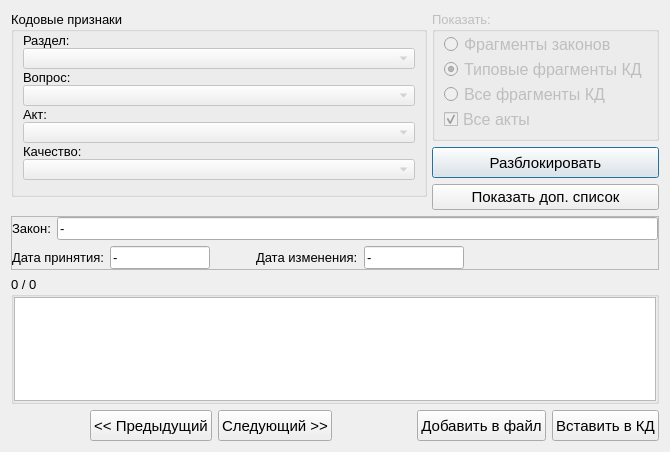
<?xml version="1.0" encoding="UTF-8"?>
<ui version="4.0">
 <class>knowledgebase</class>
 <widget class="QDialog" name="knowledgebase">
  <property name="geometry">
   <rect>
    <x>0</x>
    <y>0</y>
    <width>670</width>
    <height>452</height>
   </rect>
  </property>
  <property name="minimumSize">
   <size>
    <width>670</width>
    <height>0</height>
   </size>
  </property>
  <property name="font">
   <font>
    <pointsize>10</pointsize>
   </font>
  </property>
  <property name="windowTitle">
   <string>База знаний</string>
  </property>
  <layout class="QVBoxLayout" name="verticalLayout_6">
   <item>
    <layout class="QHBoxLayout" name="horizontalLayout_4">
     <item>
      <layout class="QVBoxLayout" name="verticalLayout_2">
       <property name="spacing">
        <number>0</number>
       </property>
       <item>
        <widget class="QGroupBox" name="groupBox">
         <property name="minimumSize">
          <size>
           <width>416</width>
           <height>0</height>
          </size>
         </property>
         <property name="maximumSize">
          <size>
           <width>16777215</width>
           <height>208</height>
          </size>
         </property>
         <property name="font">
          <font>
           <pointsize>10</pointsize>
          </font>
         </property>
         <property name="title">
          <string>Кодовые признаки</string>
         </property>
         <layout class="QGridLayout" name="gridLayout_2">
          <property name="topMargin">
           <number>0</number>
          </property>
          <property name="bottomMargin">
           <number>9</number>
          </property>
          <property name="verticalSpacing">
           <number>0</number>
          </property>
          <item row="2" column="0">
           <widget class="QLabel" name="lb_question">
            <property name="maximumSize">
             <size>
              <width>16777215</width>
              <height>16</height>
             </size>
            </property>
            <property name="text">
             <string>Вопрос:</string>
            </property>
           </widget>
          </item>
          <item row="3" column="0">
           <widget class="QComboBox" name="cmb_question">
            <property name="enabled">
             <bool>false</bool>
            </property>
            <property name="maximumSize">
             <size>
              <width>16777215</width>
              <height>21</height>
             </size>
            </property>
            <property name="editable">
             <bool>false</bool>
            </property>
           </widget>
          </item>
          <item row="6" column="0">
           <widget class="QLabel" name="lb_quality">
            <property name="maximumSize">
             <size>
              <width>16777215</width>
              <height>16</height>
             </size>
            </property>
            <property name="text">
             <string>Качество:</string>
            </property>
           </widget>
          </item>
          <item row="7" column="0">
           <widget class="QComboBox" name="cmb_quality">
            <property name="enabled">
             <bool>false</bool>
            </property>
            <property name="maximumSize">
             <size>
              <width>16777215</width>
              <height>21</height>
             </size>
            </property>
            <property name="editable">
             <bool>false</bool>
            </property>
           </widget>
          </item>
          <item row="5" column="0">
           <widget class="QComboBox" name="cmb_act">
            <property name="enabled">
             <bool>false</bool>
            </property>
            <property name="maximumSize">
             <size>
              <width>16777215</width>
              <height>21</height>
             </size>
            </property>
            <property name="editable">
             <bool>false</bool>
            </property>
           </widget>
          </item>
          <item row="0" column="0">
           <widget class="QLabel" name="lb_razdel">
            <property name="maximumSize">
             <size>
              <width>16777215</width>
              <height>16</height>
             </size>
            </property>
            <property name="text">
             <string>Раздел:</string>
            </property>
           </widget>
          </item>
          <item row="4" column="0">
           <widget class="QLabel" name="lb_act">
            <property name="maximumSize">
             <size>
              <width>16777215</width>
              <height>16</height>
             </size>
            </property>
            <property name="text">
             <string>Акт:</string>
            </property>
           </widget>
          </item>
          <item row="1" column="0">
           <widget class="QComboBox" name="cmb_razdel">
            <property name="enabled">
             <bool>false</bool>
            </property>
            <property name="maximumSize">
             <size>
              <width>16777215</width>
              <height>21</height>
             </size>
            </property>
            <property name="editable">
             <bool>false</bool>
            </property>
           </widget>
          </item>
         </layout>
        </widget>
       </item>
       <item>
        <spacer name="verticalSpacer_2">
         <property name="orientation">
          <enum>Qt::Vertical</enum>
         </property>
         <property name="sizeType">
          <enum>QSizePolicy::Ignored</enum>
         </property>
         <property name="sizeHint" stdset="0">
          <size>
           <width>20</width>
           <height>13</height>
          </size>
         </property>
        </spacer>
       </item>
      </layout>
     </item>
     <item>
      <layout class="QVBoxLayout" name="verticalLayout_5">
       <item>
        <widget class="QGroupBox" name="groupBox_2">
         <property name="enabled">
          <bool>false</bool>
         </property>
         <property name="minimumSize">
          <size>
           <width>0</width>
           <height>0</height>
          </size>
         </property>
         <property name="maximumSize">
          <size>
           <width>16777215</width>
           <height>16777215</height>
          </size>
         </property>
         <property name="title">
          <string>Показать:</string>
         </property>
         <layout class="QVBoxLayout" name="verticalLayout">
          <property name="spacing">
           <number>0</number>
          </property>
          <property name="topMargin">
           <number>0</number>
          </property>
          <property name="bottomMargin">
           <number>6</number>
          </property>
          <item>
           <widget class="QRadioButton" name="rb_law_fragments">
            <property name="font">
             <font>
              <pointsize>12</pointsize>
             </font>
            </property>
            <property name="text">
             <string>Фрагменты законов</string>
            </property>
            <property name="checked">
             <bool>false</bool>
            </property>
           </widget>
          </item>
          <item>
           <widget class="QRadioButton" name="rb_typical_fragments_kd">
            <property name="font">
             <font>
              <pointsize>12</pointsize>
             </font>
            </property>
            <property name="text">
             <string>Типовые фрагменты КД</string>
            </property>
            <property name="checked">
             <bool>true</bool>
            </property>
           </widget>
          </item>
          <item>
           <widget class="QRadioButton" name="rb_all_fragments_kd">
            <property name="font">
             <font>
              <pointsize>12</pointsize>
             </font>
            </property>
            <property name="text">
             <string>Все фрагменты КД</string>
            </property>
           </widget>
          </item>
          <item>
           <widget class="QCheckBox" name="ch_all_acts">
            <property name="enabled">
             <bool>false</bool>
            </property>
            <property name="font">
             <font>
              <pointsize>12</pointsize>
             </font>
            </property>
            <property name="text">
             <string>Все акты</string>
            </property>
            <property name="checked">
             <bool>true</bool>
            </property>
           </widget>
          </item>
         </layout>
        </widget>
       </item>
       <item>
        <widget class="QPushButton" name="pb_unlock">
         <property name="minimumSize">
          <size>
           <width>151</width>
           <height>31</height>
          </size>
         </property>
         <property name="maximumSize">
          <size>
           <width>16777215</width>
           <height>31</height>
          </size>
         </property>
         <property name="font">
          <font>
           <pointsize>11</pointsize>
          </font>
         </property>
         <property name="text">
          <string>Разблокировать</string>
         </property>
        </widget>
       </item>
       <item>
        <widget class="QPushButton" name="pb_showList">
         <property name="font">
          <font>
           <pointsize>11</pointsize>
          </font>
         </property>
         <property name="text">
          <string>Показать доп. список</string>
         </property>
        </widget>
       </item>
       <item>
        <spacer name="verticalSpacer">
         <property name="orientation">
          <enum>Qt::Vertical</enum>
         </property>
         <property name="sizeType">
          <enum>QSizePolicy::Ignored</enum>
         </property>
         <property name="sizeHint" stdset="0">
          <size>
           <width>20</width>
           <height>0</height>
          </size>
         </property>
        </spacer>
       </item>
      </layout>
     </item>
    </layout>
   </item>
   <item>
    <widget class="QFrame" name="frame">
     <property name="minimumSize">
      <size>
       <width>648</width>
       <height>0</height>
      </size>
     </property>
     <property name="frameShape">
      <enum>QFrame::StyledPanel</enum>
     </property>
     <property name="frameShadow">
      <enum>QFrame::Raised</enum>
     </property>
     <layout class="QVBoxLayout" name="verticalLayout_4">
      <property name="leftMargin">
       <number>0</number>
      </property>
      <property name="topMargin">
       <number>0</number>
      </property>
      <property name="rightMargin">
       <number>0</number>
      </property>
      <property name="bottomMargin">
       <number>0</number>
      </property>
      <item>
       <layout class="QHBoxLayout" name="horizontalLayout_3">
        <item>
         <widget class="QLabel" name="label_5">
          <property name="text">
           <string>Закон:</string>
          </property>
         </widget>
        </item>
        <item>
         <widget class="QLineEdit" name="ln_order">
          <property name="text">
           <string>-</string>
          </property>
          <property name="readOnly">
           <bool>true</bool>
          </property>
         </widget>
        </item>
       </layout>
      </item>
      <item>
       <layout class="QHBoxLayout" name="horizontalLayout_2">
        <item>
         <widget class="QLabel" name="label_6">
          <property name="text">
           <string>Дата принятия:</string>
          </property>
          <property name="margin">
           <number>0</number>
          </property>
         </widget>
        </item>
        <item>
         <widget class="QLineEdit" name="ln_adoption_date">
          <property name="maximumSize">
           <size>
            <width>100</width>
            <height>16777215</height>
           </size>
          </property>
          <property name="text">
           <string>-</string>
          </property>
          <property name="readOnly">
           <bool>true</bool>
          </property>
         </widget>
        </item>
        <item>
         <spacer name="horizontalSpacer_2">
          <property name="orientation">
           <enum>Qt::Horizontal</enum>
          </property>
          <property name="sizeType">
           <enum>QSizePolicy::Minimum</enum>
          </property>
          <property name="sizeHint" stdset="0">
           <size>
            <width>40</width>
            <height>20</height>
           </size>
          </property>
         </spacer>
        </item>
        <item>
         <widget class="QLabel" name="label_7">
          <property name="text">
           <string>Дата изменения:</string>
          </property>
         </widget>
        </item>
        <item>
         <widget class="QLineEdit" name="ln_change_date">
          <property name="maximumSize">
           <size>
            <width>100</width>
            <height>16777215</height>
           </size>
          </property>
          <property name="text">
           <string>-</string>
          </property>
          <property name="readOnly">
           <bool>true</bool>
          </property>
         </widget>
        </item>
        <item>
         <spacer name="horizontalSpacer">
          <property name="orientation">
           <enum>Qt::Horizontal</enum>
          </property>
          <property name="sizeHint" stdset="0">
           <size>
            <width>40</width>
            <height>20</height>
           </size>
          </property>
         </spacer>
        </item>
       </layout>
      </item>
     </layout>
    </widget>
   </item>
   <item>
    <widget class="QGroupBox" name="gb_text">
     <property name="title">
      <string>0 / 0</string>
     </property>
     <layout class="QVBoxLayout" name="verticalLayout_3">
      <property name="spacing">
       <number>0</number>
      </property>
      <property name="leftMargin">
       <number>0</number>
      </property>
      <property name="topMargin">
       <number>0</number>
      </property>
      <property name="rightMargin">
       <number>0</number>
      </property>
      <property name="bottomMargin">
       <number>0</number>
      </property>
      <item>
       <widget class="QTextEdit" name="te_text">
        <property name="minimumSize">
         <size>
          <width>416</width>
          <height>0</height>
         </size>
        </property>
        <property name="maximumSize">
         <size>
          <width>16777215</width>
          <height>16777215</height>
         </size>
        </property>
        <property name="readOnly">
         <bool>true</bool>
        </property>
       </widget>
      </item>
     </layout>
    </widget>
   </item>
   <item>
    <layout class="QHBoxLayout" name="horizontalLayout">
     <item>
      <spacer name="horizontalSpacer_4">
       <property name="orientation">
        <enum>Qt::Horizontal</enum>
       </property>
       <property name="sizeHint" stdset="0">
        <size>
         <width>40</width>
         <height>20</height>
        </size>
       </property>
      </spacer>
     </item>
     <item>
      <widget class="QPushButton" name="pb_prev">
       <property name="minimumSize">
        <size>
         <width>0</width>
         <height>31</height>
        </size>
       </property>
       <property name="font">
        <font>
         <pointsize>11</pointsize>
        </font>
       </property>
       <property name="text">
        <string>&lt;&lt; Предыдущий</string>
       </property>
      </widget>
     </item>
     <item>
      <widget class="QPushButton" name="pb_next">
       <property name="minimumSize">
        <size>
         <width>0</width>
         <height>31</height>
        </size>
       </property>
       <property name="font">
        <font>
         <pointsize>11</pointsize>
        </font>
       </property>
       <property name="text">
        <string>Следующий &gt;&gt;</string>
       </property>
      </widget>
     </item>
     <item>
      <spacer name="horizontalSpacer_5">
       <property name="orientation">
        <enum>Qt::Horizontal</enum>
       </property>
       <property name="sizeHint" stdset="0">
        <size>
         <width>40</width>
         <height>20</height>
        </size>
       </property>
      </spacer>
     </item>
     <item>
      <widget class="QPushButton" name="pb_insert_into_file">
       <property name="minimumSize">
        <size>
         <width>0</width>
         <height>31</height>
        </size>
       </property>
       <property name="font">
        <font>
         <pointsize>11</pointsize>
        </font>
       </property>
       <property name="text">
        <string>Добавить в файл</string>
       </property>
      </widget>
     </item>
     <item>
      <widget class="QPushButton" name="pb_insert_into_kd">
       <property name="minimumSize">
        <size>
         <width>0</width>
         <height>31</height>
        </size>
       </property>
       <property name="font">
        <font>
         <pointsize>11</pointsize>
        </font>
       </property>
       <property name="text">
        <string>Вставить в КД</string>
       </property>
      </widget>
     </item>
    </layout>
   </item>
  </layout>
 </widget>
 <resources/>
 <connections/>
</ui>
